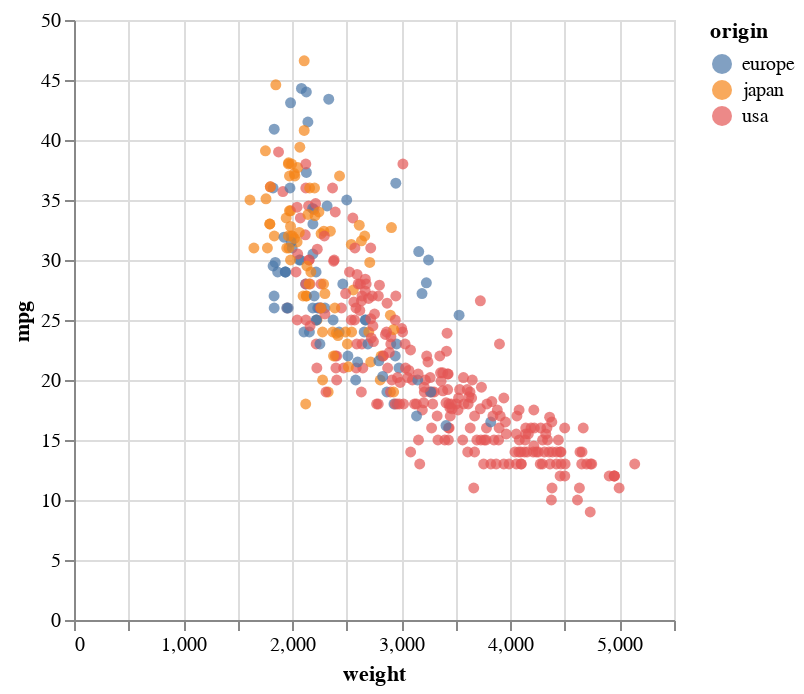

The code cell stored with this chart in its notebook:
### Markdown cell above
As a reminder, here is a chart that we made on Wednesday:

### Code cell
alt.Chart(df).mark_circle().encode(
    x="weight",
    y="mpg",
    color="origin",
    tooltip = ["weight","mpg","name","origin"]
)

### Figure 1 — Vega-Lite specification as saved in the notebook (floating-point values rounded to 4 significant figures; data arrays with more than 128 entries replaced by an {"elided": "..."} marker saying what was removed)
{"config": {"view": {"continuousWidth": 300, "continuousHeight": 300}}, "data": {"name": "data-f1198cc0481ad698d7dc4699e0a3efa7"}, "mark": {"type": "circle"}, "encoding": {"color": {"field": "origin", "type": "nominal"}, "tooltip": [{"field": "weight", "type": "quantitative"}, {"field": "mpg", "type": "quantitative"}, {"field": "name", "type": "nominal"}, {"field": "origin", "type": "nominal"}], "x": {"field": "weight", "type": "quantitative"}, "y": {"field": "mpg", "type": "quantitative"}}, "$schema": "https://vega.github.io/schema/vega-lite/v5.6.1.json", "datasets": {"data-f1198cc0481ad698d7dc4699e0a3efa7": {"elided": "398 records"}}}
